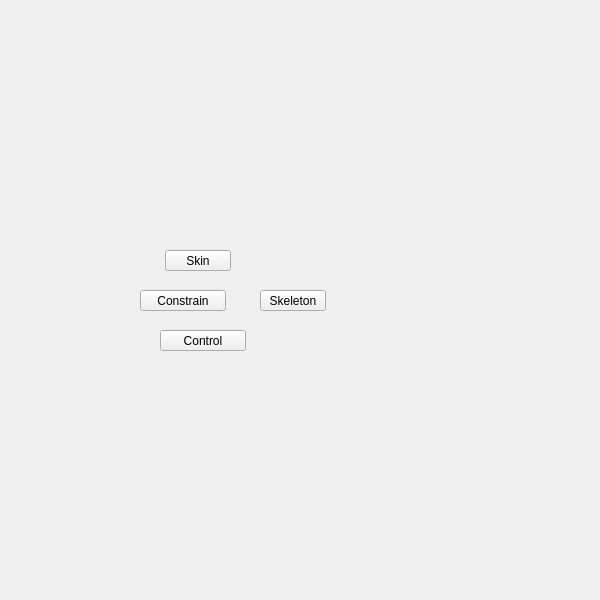
<?xml version="1.0" encoding="UTF-8"?>
<ui version="4.0">
 <class>QtUi</class>
 <widget class="QMainWindow" name="QtUi">
  <property name="enabled">
   <bool>true</bool>
  </property>
  <property name="geometry">
   <rect>
    <x>0</x>
    <y>0</y>
    <width>600</width>
    <height>600</height>
   </rect>
  </property>
  <property name="sizePolicy">
   <sizepolicy hsizetype="Ignored" vsizetype="Ignored">
    <horstretch>0</horstretch>
    <verstretch>0</verstretch>
   </sizepolicy>
  </property>
  <property name="minimumSize">
   <size>
    <width>0</width>
    <height>0</height>
   </size>
  </property>
  <property name="maximumSize">
   <size>
    <width>600</width>
    <height>600</height>
   </size>
  </property>
  <property name="toolButtonStyle">
   <enum>Qt::ToolButtonIconOnly</enum>
  </property>
  <property name="tabShape">
   <enum>QTabWidget::Triangular</enum>
  </property>
  <property name="dockNestingEnabled">
   <bool>true</bool>
  </property>
  <property name="dockOptions">
   <set>QMainWindow::AllowNestedDocks|QMainWindow::AllowTabbedDocks|QMainWindow::AnimatedDocks|QMainWindow::ForceTabbedDocks</set>
  </property>
  <widget class="QWidget" name="widget">
   <property name="sizePolicy">
    <sizepolicy hsizetype="Ignored" vsizetype="Ignored">
     <horstretch>0</horstretch>
     <verstretch>0</verstretch>
    </sizepolicy>
   </property>
   <widget class="QPushButton" name="i028">
    <property name="geometry">
     <rect>
      <x>260</x>
      <y>290</y>
      <width>66</width>
      <height>21</height>
     </rect>
    </property>
    <property name="minimumSize">
     <size>
      <width>0</width>
      <height>21</height>
     </size>
    </property>
    <property name="maximumSize">
     <size>
      <width>66</width>
      <height>21</height>
     </size>
    </property>
    <property name="accessibleName">
     <string>skeleton</string>
    </property>
    <property name="text">
     <string>Skeleton</string>
    </property>
   </widget>
   <widget class="QPushButton" name="i026">
    <property name="geometry">
     <rect>
      <x>140</x>
      <y>290</y>
      <width>86</width>
      <height>21</height>
     </rect>
    </property>
    <property name="minimumSize">
     <size>
      <width>0</width>
      <height>21</height>
     </size>
    </property>
    <property name="maximumSize">
     <size>
      <width>999</width>
      <height>21</height>
     </size>
    </property>
    <property name="accessibleName">
     <string>constrain</string>
    </property>
    <property name="text">
     <string>Constrain</string>
    </property>
   </widget>
   <widget class="QPushButton" name="i025">
    <property name="geometry">
     <rect>
      <x>165</x>
      <y>250</y>
      <width>66</width>
      <height>21</height>
     </rect>
    </property>
    <property name="minimumSize">
     <size>
      <width>0</width>
      <height>21</height>
     </size>
    </property>
    <property name="maximumSize">
     <size>
      <width>999</width>
      <height>21</height>
     </size>
    </property>
    <property name="accessibleName">
     <string>skin</string>
    </property>
    <property name="text">
     <string>Skin</string>
    </property>
   </widget>
   <widget class="QPushButton" name="i033">
    <property name="geometry">
     <rect>
      <x>160</x>
      <y>330</y>
      <width>86</width>
      <height>21</height>
     </rect>
    </property>
    <property name="minimumSize">
     <size>
      <width>0</width>
      <height>21</height>
     </size>
    </property>
    <property name="maximumSize">
     <size>
      <width>999</width>
      <height>21</height>
     </size>
    </property>
    <property name="accessibleName">
     <string>control</string>
    </property>
    <property name="text">
     <string>Control</string>
    </property>
   </widget>
  </widget>
 </widget>
 <resources/>
 <connections/>
 <designerdata>
  <property name="gridDeltaX">
   <number>5</number>
  </property>
  <property name="gridDeltaY">
   <number>10</number>
  </property>
  <property name="gridSnapX">
   <bool>true</bool>
  </property>
  <property name="gridSnapY">
   <bool>true</bool>
  </property>
  <property name="gridVisible">
   <bool>true</bool>
  </property>
 </designerdata>
</ui>
